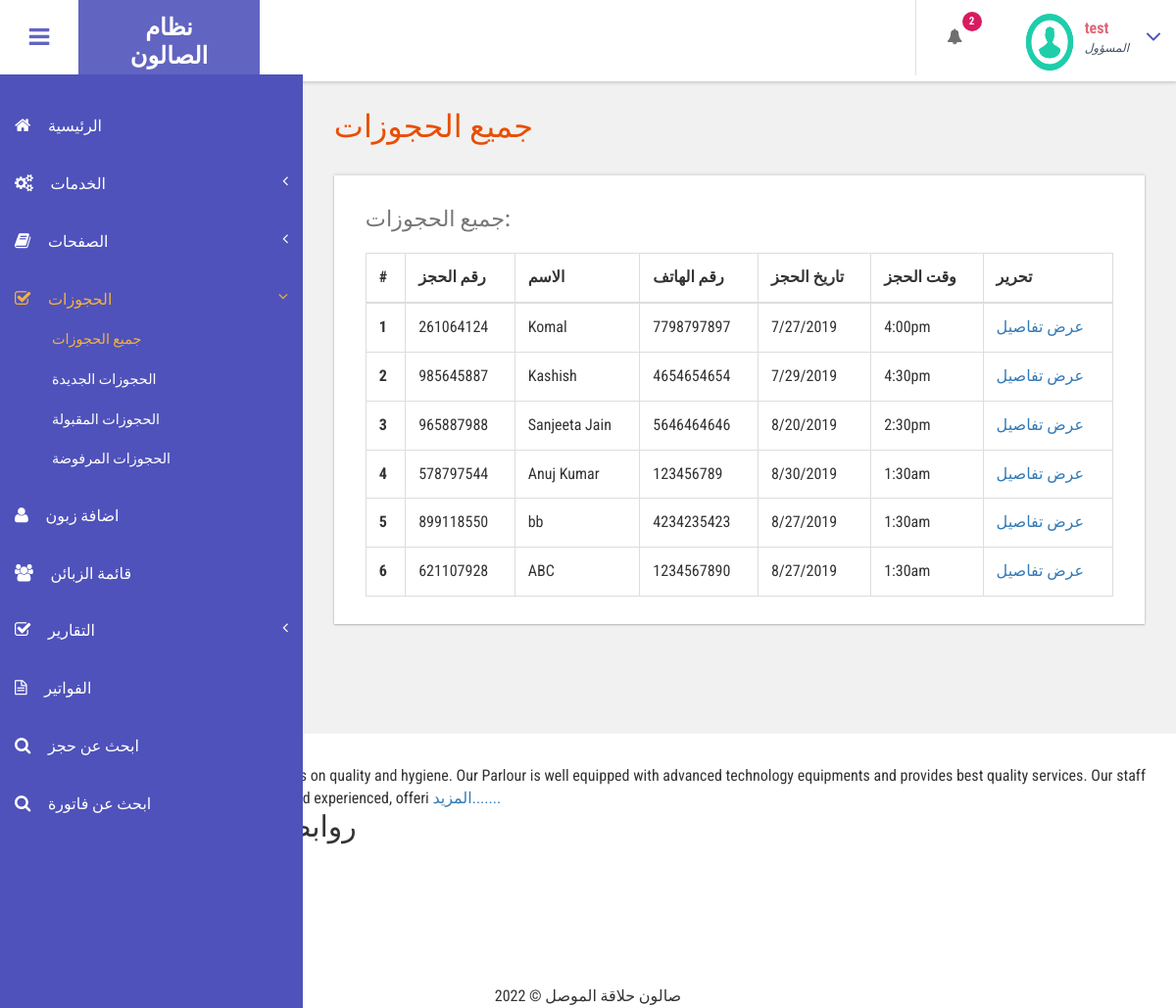
Page /admin/all-appointment.php (signed in) on the committed database.
### tables this page shows
CREATE TABLE `tblappointment` (
  `ID` int(10) NOT NULL,
  `AptNumber` varchar(80) DEFAULT NULL,
  `Name` varchar(120) DEFAULT NULL,
  `Email` varchar(120) DEFAULT NULL,
  `PhoneNumber` bigint(11) DEFAULT NULL,
  `AptDate` varchar(120) DEFAULT NULL,
  `AptTime` varchar(120) DEFAULT NULL,
  `Services` varchar(120) DEFAULT NULL,
  `ApplyDate` timestamp NULL DEFAULT current_timestamp(),
  `Remark` varchar(250) NOT NULL,
  `Status` varchar(50) NOT NULL,
  `RemarkDate` timestamp NOT NULL DEFAULT '0000-00-00 00:00:00' ON UPDATE current_timestamp()
);

CREATE TABLE `tblpage` (
  `ID` int(10) NOT NULL,
  `PageType` varchar(200) DEFAULT NULL,
  `PageTitle` mediumtext DEFAULT NULL,
  `PageDescription` mediumtext DEFAULT NULL,
  `Email` varchar(200) DEFAULT NULL,
  `MobileNumber` bigint(10) DEFAULT NULL,
  `UpdationDate` date DEFAULT NULL,
  `Timing` varchar(200) NOT NULL
);

### admin/all-appointment.php (the view, shortened to what this page needs)
<?php
include('includes/dbconnection.php');
if (strlen($_SESSION['bpmsaid']==0)) {
  header('location:logout.php');
  } else{
  ?>
<!DOCTYPE HTML>
<html>
<head>
<link href="css/bootstrap.css" rel='stylesheet' type='text/css' />
<link href="css/style.css" rel='stylesheet' type='text/css' />
<link href="css/font-awesome.css" rel="stylesheet">
<link href="css/animate.css" rel="stylesheet" type="text/css" media="all">
<link href="css/custom.css" rel="stylesheet">
</head>
<body class="cbp-spmenu-push">
	<div class="main-content">
		 <?php include_once('includes/sidebar.php');?>
		 <?php include_once('includes/header.php');?>
		<div id="page-wrapper">
			<div class="main-page">
				<div class="tables">
					<h3 class="title1">جميع الحجوزات</h3>
					<div class="table-responsive bs-example widget-shadow">
						<h4>جميع الحجوزات:</h4>
						<table class="table table-bordered"> <thead> <tr> <th>#</th> <th> رقم الحجز</th> <th>الاسم</th><th>رقم الهاتف</th> <th>تاريخ الحجز</th><th>وقت الحجز</th><th>تحرير</th> </tr> </thead> <tbody>
<?php
$ret=mysqli_query($con,"select *from  tblappointment");
$cnt=1;
while ($row=mysqli_fetch_array($ret)) {
?>
						 <tr> <th scope="row"><?php echo $cnt;?></th> <td><?php  echo $row['AptNumber'];?></td> <td><?php  echo $row['Name'];?></td><td><?php  echo $row['PhoneNumber'];?></td><td><?php  echo $row['AptDate'];?></td> <td><?php  echo $row['AptTime'];?></td> <td><a href="view-appointment.php?viewid=<?php echo $row['ID'];?>">عرض تفاصيل</a></td> </tr>   <?php
$cnt=$cnt+1;
}?></tbody> </table>
					</div>
				</div>
			</div>
		</div>
		 <?php include_once('includes/footer.php');?>
</body>
</html>
<?php }  ?>

### admin/includes/sidebar.php (shortened to what this page needs)
<div class=" sidebar" role="navigation">
          <div class="navbar-collapse">
      <nav class="cbp-spmenu cbp-spmenu-vertical cbp-spmenu-left" id="cbp-spmenu-s1">
        <ul class="nav" id="side-menu">
          <li>
            <a href="dashboard.php"><i class="fa fa-home nav_icon"></i>الرئيسية</a>
          </li>
          <li>
            <a href="add-services.php"><i class="fa fa-cogs nav_icon"></i>الخدمات<span class="fa arrow"></span> </a>
          </li>
          <li class="">
            <a href="about-us.php"><i class="fa fa-book nav_icon"></i>الصفحات <span class="fa arrow"></span></a>
          </li>
          <li>
            <a href="all-appointment.php"><i class="fa fa-check-square-o nav_icon"></i>الحجوزات<span class="fa arrow"></span></a>
            <ul class="nav nav-second-level collapse">
              <li>
                <a href="all-appointment.php">جميع الحجوزات</a>
              </li>
              <li>
                <a href="new-appointment.php">الحجوزات الجديدة</a>
              </li>
              <li>
                <a href="accepted-appointment.php">الحجوزات المقبولة</a>
              </li>
              <li>
                <a href="rejected-appointment.php">الحجوزات المرفوضة</a>
              </li>
            </ul>
          </li>
          <li>
            <a href="add-customer.php" class="chart-nav"><i class="fa fa-user nav_icon"></i>اضافة زبون </a>
          </li>
           <li>
            <a href="customer-list.php" class="chart-nav"><i class="fa fa-users nav_icon"></i>قائمة الزبائن</a>
          </li>
            <li>
            <a href="#"><i class="fa fa-check-square-o nav_icon"></i>التقارير<span class="fa arrow"></span></a>
          </li>
  <li>
            <a href="invoices.php" class="chart-nav"><i class="fa fa-file-text-o nav_icon"></i>الفواتير</a>
          </li>
          <li>
            <a href="search-appointment.php" class="chart-nav"><i class="fa fa-search nav_icon"></i>ابحث عن حجز</a>
          </li>
          <li>
            <a href="search-invoices.php" class="chart-nav"><i class="fa fa-search nav_icon"></i>ابحث عن فاتورة</a>
          </li>
        </ul>
      </nav>
    </div>
  </div>

### admin/includes/header.php (shortened to what this page needs)
<div class="sticky-header header-section ">
      <div class="header-left">
        <button id="showLeftPush"><i class="fa fa-bars"></i></button>
        <div class="logo">
          <a href="index.html">
            <h1>نظام </h1>
            <h1>الصالون </h1>
          </a>
        </div>
        <div class="clearfix"> </div>
      </div>
      <div class="header-right">
        <div class="profile_details_left">
          <ul class="nofitications-dropdown">
            <?php
$ret1=mysqli_query($con,"select ID,Name from  tblappointment where Status=''");
$num=mysqli_num_rows($ret1);
?>
            <li class="dropdown head-dpdn">
              <a href="#" class="dropdown-toggle" data-toggle="dropdown" aria-expanded="false"><i class="fa fa-bell"></i><span class="badge blue"><?php echo $num;?></span></a>
            </li>
          </ul>
          <div class="clearfix"> </div>
        </div>
        <div class="profile_details">
        <?php
$adid=$_SESSION['bpmsaid'];
$ret=mysqli_query($con,"select AdminName from tbladmin where ID='$adid'");
$row=mysqli_fetch_array($ret);
$name=$row['AdminName'];
?>
          <ul>
            <li class="dropdown profile_details_drop">
              <a href="#" class="dropdown-toggle" data-toggle="dropdown" aria-expanded="false">
                <div class="profile_img">
                  <span class="prfil-img"><img src="images/download (1).png" alt="" width="50" height="60"> </span>
                  <div class="user-name">
                    <p><?php echo $name; ?></p>
                    <span>المسؤول</span>
                  </div>
                  <i class="fa fa-angle-down lnr"></i>
                  <div class="clearfix"></div>
                </div>
              </a>
            </li>
          </ul>
        </div>
      </div>
      <div class="clearfix"> </div>
    </div>

### includes/footer.php (shortened to what this page needs)
 <?php
include('includes/dbconnection.php');
?>
 <footer class="ftco-footer ftco-section">
      <div class="container">
        <div class="row mb-5">
          <div class="col-md">
            <div class="ftco-footer-widget mb-4">
              <h2 class="ftco-heading-2 logo">حلاقة الموصل</h2>
              <?php
$ret=mysqli_query($con,"select * from tblpage where PageType='aboutus' ");
while ($row=mysqli_fetch_array($ret)) {
?>
              <p><?php  echo substr($row['PageDescription'],0,200);?> <a href="about.php">المزيد.......</a></p><?php } ?>
            </div>
          </div>
          <div class="col-md" style="padding-left: 150px">
             <div class="ftco-footer-widget mb-4">
              <h2 class="ftco-heading-2">روابط مختصرة</h2>
              <ul class="list-unstyled">
                <li><a href="index.php" class="py-2 d-block">الرئيسية</a></li>
                <li><a href="about.php" class="py-2 d-block">من نحن</a></li>
                <li><a href="services.php" class="py-2 d-block">الخدمات</a></li>
                <li><a href="admin/index.php" class="py-2 d-block">المسؤول</a></li>
                <li><a href="contact.php" class="py-2 d-block">اتصل بنا</a></li>
              </ul>
            </div>
          </div>
            </div>
          </div>
        </div>
        <div class="row">
          <div class="col-md-12 text-center">
            <p>
  2022 &copy; صالون حلاقة الموصل </p>
          </div>
        </div>

### admin/css/custom.css (style rules this page uses)
#page-wrapper { padding:7em 2em 2.5em; background-color: #F1F1F1; }
.sidebar .arrow { float: right; }
.sidebar .fa.arrow:before { content: "\f104"; }
.sidebar .active>a>.fa.arrow:before { content: "\f107"; }
.sidebar .nav-second-level li, .sidebar .nav-third-level li { border-bottom: 0!important; margin-bottom: 0; }
.sidebar .nav-second-level li a { padding-left: 53px; font-size: .9em; }

### rows in the picture
tblappointment: AptNumber "261064124", Name "Komal", PhoneNumber "7798797897", AptDate "7/27/2019", AptTime "4:00pm"
tblappointment: AptNumber "985645887", Name "Kashish", PhoneNumber "4654654654", AptDate "7/29/2019", AptTime "4:30pm"
tblappointment: AptNumber "965887988", Name "Sanjeeta Jain", PhoneNumber "5646464646", AptDate "8/20/2019", AptTime "2:30pm"
tblappointment: AptNumber "578797544", Name "Anuj Kumar", PhoneNumber "123456789", AptDate "8/30/2019", AptTime "1:30am"
tblappointment: AptNumber "899118550", Name "bb", PhoneNumber "4234235423", AptDate "8/27/2019", AptTime "1:30am"
tblappointment: AptNumber "621107928", Name "ABC", PhoneNumber "1234567890", AptDate "8/27/2019", AptTime "1:30am"
tblpage: PageDescription "Our main focus is on quality and hygiene. Our Parlour is well equipped with advanced technology equipments and provides best quality services. Our staff is well trained and experienced, offeri"

### other values in the picture
$num "2"
$name "test"
